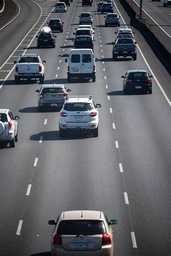
#> input picture images/road.jpeg, 171 x 256 px, shrunk from 474 x 711 before the run
$ python manualhough.py
#> lines starting #> are read from the running program, lines starting #| are printed output that depends on the picture; after the words box and inside, x2 and y2 are one past the last pixel; in counts of white or black regions, pixels touching at a corner belong together
# imports
import numpy as np
import cv2
import matplotlib.pyplot as plt

shapes = cv2.imread('images/road.jpeg')
#> shapes is the input picture: shape (256, 171, 3); mean B, G, R 104.5, 99, 96.9
cv2.imshow('Original Image', shapes)
cv2.waitKey(0)
cv2.destroyAllWindows()
shapes_grayscale = cv2.cvtColor(shapes, cv2.COLOR_RGB2GRAY)
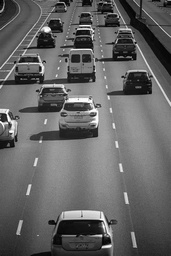
#> shapes_grayscale: shape (256, 171); min 1, max 255, mean 100.4

shapes_blurred = cv2.GaussianBlur(shapes_grayscale, (5, 5), 1.5)
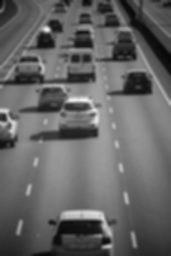
#> shapes_blurred: shape (256, 171); min 8, max 238, mean 100.4

canny_edges = cv2.Canny(shapes_blurred, 100, 200)
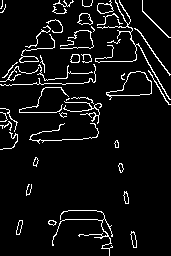
#> canny_edges: shape (256, 171); 6.4% white in thin lines or dots
cv2.imshow('Canny Edges', canny_edges)
cv2.waitKey(0)
cv2.destroyAllWindows()

def hough_lines_acc(img, rho_resolution=1, theta_resolution=1):
    height, width = img.shape # we need heigth and width to calculate the diag
    img_diagonal = np.ceil(np.sqrt(height**2 + width**2)) # a**2 + b**2 = c**2
    rhos = np.arange(-img_diagonal, img_diagonal + 1, rho_resolution)
    thetas = np.deg2rad(np.arange(-90, 90, theta_resolution))

    H = np.zeros((len(rhos), len(thetas)), dtype=np.uint64)
    y_idxs, x_idxs = np.nonzero(img) # find all edge (nonzero) pixel indexes

    for i in range(len(x_idxs)): # cycle through edge points
        x = x_idxs[i]
        y = y_idxs[i]

        for j in range(len(thetas)): # cycle through thetas and calc rho
            rho = int((x * np.cos(thetas[j]) +
                       y * np.sin(thetas[j])) + img_diagonal)
            H[rho, j] += 1

    return H, rhos, thetas


def hough_simple_peaks(H, num_peaks):
    indices =  np.argpartition(H.flatten(), -2)[-num_peaks:]
    return np.vstack(np.unravel_index(indices, H.shape)).T


def hough_peaks(H, num_peaks, threshold=0, nhood_size=3):
    indicies = []
    H1 = np.copy(H)
    for i in range(num_peaks):
        idx = np.argmax(H1) # find argmax in flattened array
        H1_idx = np.unravel_index(idx, H1.shape) # remap to shape of H
        indicies.append(H1_idx)

        idx_y, idx_x = H1_idx # first separate x, y indexes from argmax(H)
        if (idx_x - (nhood_size/2)) < 0: min_x = 0
        else: min_x = idx_x - (nhood_size/2)
        if ((idx_x + (nhood_size/2) + 1) > H.shape[1]): max_x = H.shape[1]
        else: max_x = idx_x + (nhood_size/2) + 1

        if (idx_y - (nhood_size/2)) < 0: min_y = 0
        else: min_y = idx_y - (nhood_size/2)
        if ((idx_y + (nhood_size/2) + 1) > H.shape[0]): max_y = H.shape[0]
        else: max_y = idx_y + (nhood_size/2) + 1

        for x in range(int(min_x),int(max_x)):
            for y in range(int(min_y),int(max_y)):
                H1[y, x] = 0

                if (x == min_x or x == (max_x - 1)):
                    H[y, x] = 255
                if (y == min_y or y == (max_y - 1)):
                    H[y, x] = 255

    return indicies, H


# a simple funciton used to plot a Hough Accumulator
def plot_hough_acc(H, plot_title='Hough Accumulator Plot'):
    fig = plt.figure(figsize=(10, 10))

    plt.imshow(H, cmap='jet')

    plt.xlabel('Theta Direction'), plt.ylabel('Rho Direction')
    plt.tight_layout()
    plt.show()


def hough_lines_draw(img, indicies, rhos, thetas):
    for i in range(len(indicies)):
        rho = rhos[indicies[i][0]]
        theta = thetas[indicies[i][1]]
        a = np.cos(theta)
        b = np.sin(theta)
        x0 = a*rho
        y0 = b*rho
        x1 = int(x0 + 1000*(-b))
        y1 = int(y0 + 1000*(a))
        x2 = int(x0 - 1000*(-b))
        y2 = int(y0 - 1000*(a))

        cv2.line(img, (x1, y1), (x2, y2), (0, 255, 0), 2)
H, rhos, thetas = hough_lines_acc(canny_edges)
#> in hough_lines_acc, `y_idxs, x_idxs = np.nonzero(img)`: y_idxs = 2795 values from 0 to 255; x_idxs = 2795 values, max 170 at index 623, min 0 at index 136, mean 81.62
#> the loop in hough_lines_acc, `for i in range(len(x_idxs)):` made 2795 passes
#> (x, y) on passes 1 to 3: (2, 0), (59, 0), (64, 0)
#> after the loop in hough_lines_acc, `for i in range(len(x_idxs)):`:
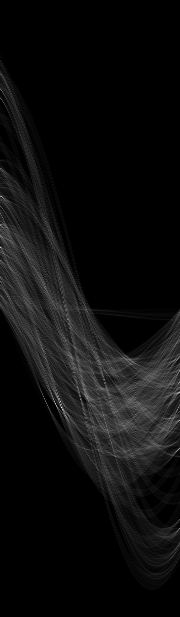
#> H: shape (617, 180) uint64; min 0, max 85, mean 4.5; drawn with min black and max white
#> rhos = 617 values from -308 to 308; thetas = 180 values from -1.57 to 1.55
indicies, H = hough_peaks(H, 3, nhood_size=11) # find peaks
#> the loop in hough_peaks, `for i in range(num_peaks):` made 3 passes
#> (idx, idx_y, idx_x, min_x, max_x, min_y, max_y) on pass 1: (73321, 407, 61, 55.5, 67.5, 401.5, 413.5)
#> (idx, idx_y, idx_x, max_x, min_y, max_y) on passes 2 to 3: (44460, 247, 0, 6.5, 241.5, 253.5), (35281, 196, 1, 7.5, 190.5, 202.5)
#> after the loop in hough_peaks, `for i in range(num_peaks):`:
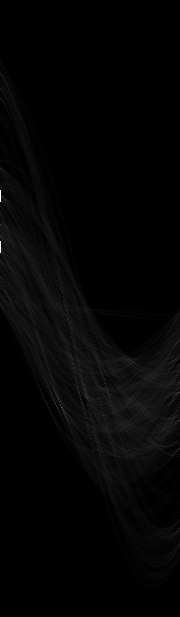
#> H: shape (617, 180) uint64; 0.02% of pixels changed, all inside (x1, y1, x2, y2) = (0, 190, 1, 253)
#> after the loop in hough_peaks, `for i in range(num_peaks):`:
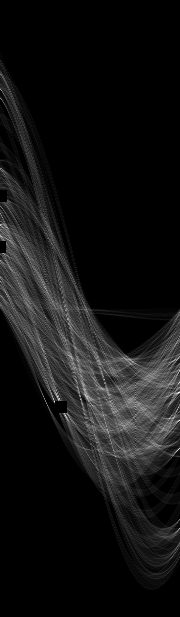
#> H1: shape (617, 180) uint64; 0.26% of pixels changed, all inside (x1, y1, x2, y2) = (0, 190, 67, 413); drawn with min black and max white
#> after the loop in hough_peaks, `for i in range(num_peaks):`: indicies = [(407, 61), (247, 0), (196, 1)]
#> indicies = [(407, 61), (247, 0), (196, 1)]
plot_hough_acc(H) # plot hough space, brighter spots have higher votes
hough_lines_draw(shapes, indicies, rhos, thetas)
#> the loop in hough_lines_draw, `for i in range(len(indicies)):` made 3 passes
#> (rho, theta, a, b, x0, y0, x1, y1) on passes 1 to 3: (99, -0.506, 0.875, -0.485, 86.59, -48, 571, 826), (-61, -1.57, 6.12e-17, -1, -3.74e-15, 61, 1000, 61), (-112, -1.55, 0.0175, -1, -1.95, 112, 997, 129)
#> after the loop in hough_lines_draw, `for i in range(len(indicies)):`:
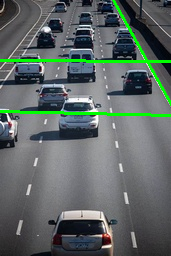
#> img: shape (256, 171, 3); mean B, G, R 100.9, 103.5, 93.6

# Show image with manual Hough Transform Lines
cv2.imshow('Major Lines: Manual Hough Transform', shapes)
cv2.waitKey(0)
cv2.destroyAllWindows()
